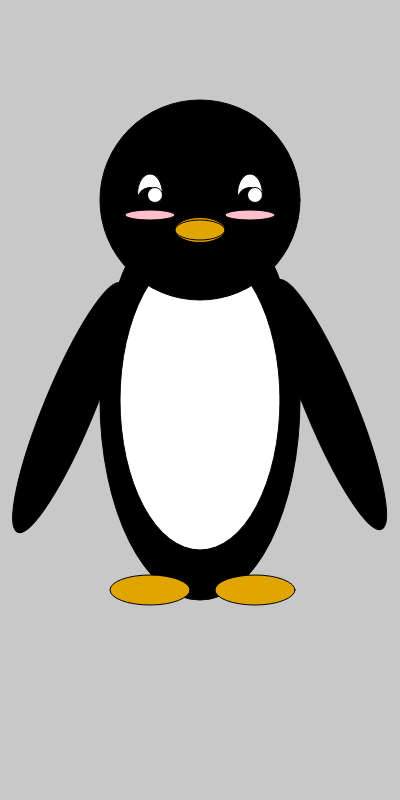
Frame 1 (no input)
Frame 60 (no input): identical to frame 1, image omitted
Frame 120 (the mouse pressed at the canvas centre since frame 60): identical to frame 1, image omitted

The p5.js sketch that drew this single still picture (run headless with seeded random() and noise() and a simulated clock; from frame 60 on, the mouse is pressed at the canvas centre):

// p5.js sketch
// ── sketch.js
function setup() {
    createCanvas(400, 800);
}
function draw() {
    background(200);
    //body
    fill(0, 0, 0);
    ellipse(200, 400, 200, 400);
    fill(255, 255, 255);
    ellipse(200, 400, 160, 300)
    fill(0, 0, 0);
    ellipse(200, 200, 200, 200);
    //eyes
    fill(255, 255, 255);
    ellipse(150, 194, 25, 40);
    ellipse(250, 194, 25, 40);
    fill(0, 0, 0);
    ellipse(250, 200, 25, 25);
    ellipse(150, 200, 25, 25);
    fill(255, 255, 255);
    ellipse(255, 195, 15, 15);
    ellipse(155, 195, 15, 15);
    //beak
    fill(225, 165, 0);
    ellipse(200, 230, 50, 25);
    ellipse(200, 230, -50, 20);
    //cheeks
    fill(255, 192, 203);
    ellipse(150, 215, 50, 10);
    ellipse(250, 215, 50, 10);
    fill(0, 0, 0);
    //wings
    push()
    rotate(QUARTER_PI / 2)
    ellipse(220, 350, 50, 270);
    pop()
    push()
    rotate(QUARTER_PI / -2)
    ellipse(150, 500, 50, 270);
    pop()
    //feet
    fill(225, 165, 0);
    ellipse(150, 590, 80, 30)
    ellipse(255, 590, 80, 30)


    

}
